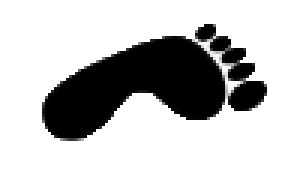
#> input picture pe.png, 100 x 60 px (shown 3 times larger)
$ python index.py pe.png pe.png
#> lines starting #> are read from the running program, lines starting #| are printed output that depends on the picture
### Friso.py
from PIL import Image
import numpy

class Friso():
	def __init__(self, imagem):
		self.imagem = imagem
	def getImagem(self):
		return self.imagem
	def salvarImagem(self, caminho):
		self.imagem.save(caminho)
	def reflexaoVertical(self):
		tempMatriz = numpy.array(self.imagem)
		for i in range(len(tempMatriz)):
			tempMatriz[i] = tempMatriz[i][::-1]
		return Friso(Image.fromarray(tempMatriz))
	def reflexaoHorizontal(self):
		tempMatriz = numpy.array(self.imagem)
		tempMatriz2 = tempMatriz[::-1]
		return Friso(Image.fromarray(tempMatriz2))

def reflexaoVertical(friso):
	friso1 = friso.reflexaoVertical().reflexaoVertical()
	return addDireita(friso.reflexaoVertical(), friso1)

def reflexaoHorizontal(friso):
	friso1 = friso.reflexaoHorizontal()
	return addBaixo(friso, friso1)

def darMeiaVolta(friso):
	tempMatriz1 = numpy.array(friso.imagem)
	matrizVazia = getMatrizLimpa(tempMatriz1)
	novo = numpy.concatenate((tempMatriz1, matrizVazia),axis=1)
	return addBaixo(Friso(Image.fromarray(novo)), (Friso(Image.fromarray(novo)).reflexaoVertical().reflexaoHorizontal()))

def getMatrizLimpa(frisoMatriz):
	matrizVazia = frisoMatriz.copy()
	for i in range(len(matrizVazia)):
		for j in range(len(matrizVazia[i])):
			if matrizVazia[i][j].tolist()[3] != 1:
				matrizVazia[i][j] = numpy.array([255,255,255,0])
	return matrizVazia

def reflexaoDeslizante(friso):
	tempMatriz1 = numpy.array(friso.imagem)
	matrizVazia = getMatrizLimpa(tempMatriz1)
	novo = numpy.concatenate((tempMatriz1, matrizVazia),axis=1)
	novo2 = numpy.concatenate((matrizVazia, tempMatriz1), axis=1)
	return addBaixo(Friso(Image.fromarray(novo)), (Friso(Image.fromarray(novo2))).reflexaoHorizontal())

def addDireita(friso, outro):
	tempMatriz1 = numpy.array(friso.imagem)
	tempMatriz2 = numpy.array(outro.imagem)
	new = numpy.concatenate((tempMatriz1, tempMatriz2),axis=1)
	return Friso(Image.fromarray(new))
def addBaixo(friso, outro):
	tempMatriz1 = numpy.array(friso.imagem)
	tempMatriz2 = numpy.array(outro.imagem)
	new = numpy.concatenate((tempMatriz1, tempMatriz2))
	return Friso(Image.fromarray(new))

### index.py
print ("Carregando bibliotecas...")

from PIL import Image
import numpy
import sys
import os

from Friso import Friso, reflexaoVertical, reflexaoHorizontal, darMeiaVolta, reflexaoDeslizante, addDireita, addBaixo

def abreImagem(caminho):
	"""
	Abre um arquivo de imagem e retorna.
	"""
	return Image.open(caminho).convert('RGBA')
def geraFrisos(caminhoEntrada, caminhoSaida, repeticoes):
	try:
		imagem = abreImagem(caminhoEntrada)
#> in abreImagem, returned value is the input picture: PIL image 100x60 RGBA; mean R, G, B, A 192.8, 192.8, 192.8, 66.1
	except(Exception):
		print ("Imagem inexistente!!!")
		quit()

	friso = Friso(imagem)

	print ("Gerando friso 1")
	friso1 = friso
	print ("Gerando friso 2")
	friso2 = reflexaoDeslizante(friso)
#> the loop in getMatrizLimpa, `for i in range(len(matrizVazia)):` made 60 passes
	print ("Gerando friso 3")
	friso3 = reflexaoVertical(friso)
#> the loop in reflexaoVertical, `for i in range(len(tempMatriz)):` made 60 passes
#> the loop in reflexaoVertical (call 2), `for i in range(len(tempMatriz)):` made 60 passes
	print ("Gerando friso 4")
	friso4 = reflexaoHorizontal(friso)
#> in addBaixo (call 2), `new = numpy.concatenate((tempMatriz1, tempMatriz2))`:
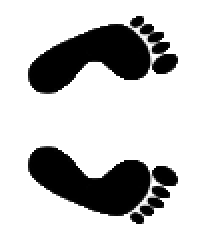
#> new: shape (120, 100, 4) (shown 2 times larger); mean R, G, B, A 192.8, 192.8, 192.8, 66.1; transparent parts drawn white
	print ("Gerando friso 5")
	friso5 = darMeiaVolta(friso)
#> the loop in getMatrizLimpa (call 2), `for i in range(len(matrizVazia)):` made 60 passes
#> the loop in reflexaoVertical (call 4), `for i in range(len(tempMatriz)):` made 60 passes
#> after the loop in reflexaoVertical (call 4), `for i in range(len(tempMatriz)):`:
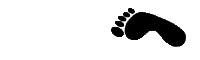
#> tempMatriz: shape (60, 200, 4); mean R, G, B, A 223.9, 223.9, 223.9, 33; transparent parts drawn white
	print ("Gerando friso 6")
	friso6 = darMeiaVolta(reflexaoVertical(friso))
#> the loop in reflexaoVertical (call 8), `for i in range(len(tempMatriz)):` made 60 passes
#> after the loop in reflexaoVertical (call 8), `for i in range(len(tempMatriz)):`:
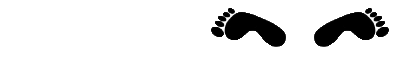
#> tempMatriz: shape (60, 400, 4); mean R, G, B, A 223.9, 223.9, 223.9, 33; transparent parts drawn white
	print ("Gerando friso 7")
	friso7 = reflexaoHorizontal(reflexaoVertical(friso))
#> in addBaixo (call 5), `new = numpy.concatenate((tempMatriz1, tempMatriz2))`:
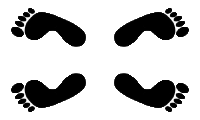
#> new: shape (120, 200, 4); mean R, G, B, A 192.8, 192.8, 192.8, 66.1; transparent parts drawn white

	listaDeFrisos = [friso1, friso2, friso3, friso4, friso5, friso6, friso7]

	print ("Repetindo frisos gerados...")
	for i in range(len(listaDeFrisos)):
		atual = listaDeFrisos[i]
		for j in range(repeticoes):
			listaDeFrisos[i] = addDireita(listaDeFrisos[i],atual)
#> this loop made 7 passes
#> pass 1, in addDireita (call 7), `new = numpy.concatenate((tempMatriz1, tempMatriz2),axis=1)`:
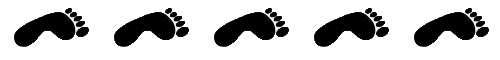
#> new: shape (60, 500, 4); mean R, G, B, A 192.8, 192.8, 192.8, 66.1; transparent parts drawn white
#> after the loop, listaDeFrisos = 7 items

	#Salvando
	for i in range(len(listaDeFrisos)):
		try:
			print ("Salvando friso "+str(i+1))
			listaDeFrisos[i].salvarImagem(caminhoSaida+"/friso"+str(i+1)+".png")
		except(Exception):
			os.makedirs(caminhoSaida)
			listaDeFrisos[i].salvarImagem(caminhoSaida+"/friso"+str(i+1)+".png")
#> this loop made 7 passes
#| Salvando friso 1
#| Salvando friso 2
#| Salvando friso 3
#| Salvando friso 4
#| Salvando friso 5
#| Salvando friso 6
#| Salvando friso 7
#> pass 1, in salvarImagem, `self.imagem.save(caminho)`:
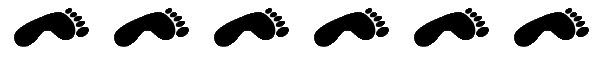
#> saved as friso1.png: PIL image 600x60 RGBA; mean R, G, B, A 192.8, 192.8, 192.8, 66.1; transparent parts drawn white
#> pass 2, in salvarImagem (call 2), `self.imagem.save(caminho)`:
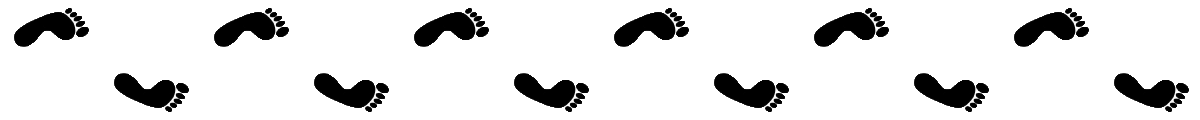
#> saved as friso2.png: PIL image 1200x120 RGBA; mean R, G, B, A 223.9, 223.9, 223.9, 33; transparent parts drawn white
	print ("Todos os 7 frisos foram gerados com sucesso!")

arquivo, caminhoEntrada, caminhoSaida = sys.argv
geraFrisos(caminhoEntrada, caminhoSaida, 5)
